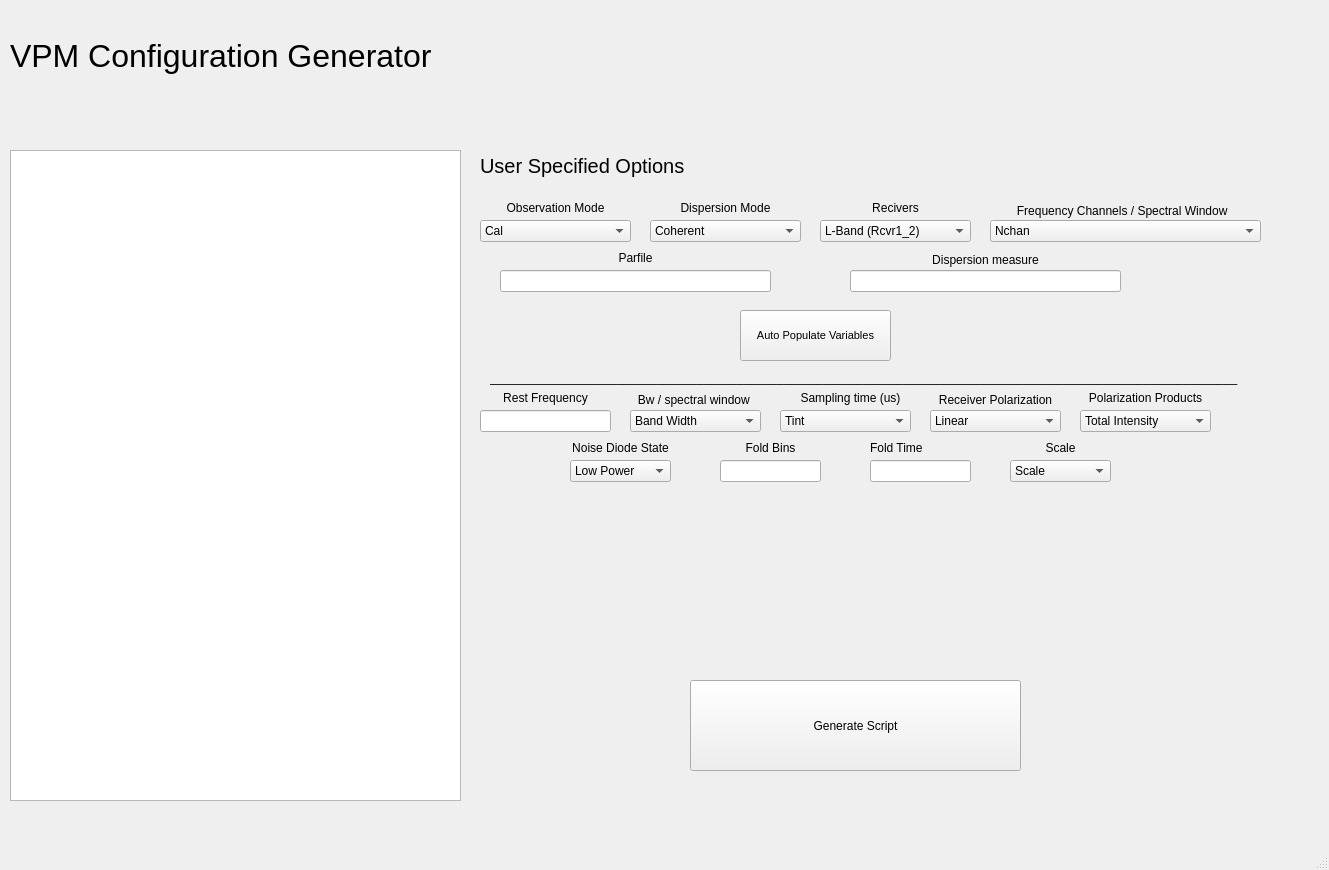
<?xml version="1.0" encoding="UTF-8"?>
<ui version="4.0">
 <class>MainWindow</class>
 <widget class="QMainWindow" name="MainWindow">
  <property name="geometry">
   <rect>
    <x>0</x>
    <y>0</y>
    <width>1329</width>
    <height>870</height>
   </rect>
  </property>
  <property name="windowTitle">
   <string>MainWindow</string>
  </property>
  <widget class="QWidget" name="centralwidget">
   <widget class="QTextBrowser" name="Display_Script">
    <property name="geometry">
     <rect>
      <x>10</x>
      <y>150</y>
      <width>451</width>
      <height>651</height>
     </rect>
    </property>
   </widget>
   <widget class="QLabel" name="label">
    <property name="geometry">
     <rect>
      <x>10</x>
      <y>10</y>
      <width>541</width>
      <height>91</height>
     </rect>
    </property>
    <property name="font">
     <font>
      <pointsize>24</pointsize>
     </font>
    </property>
    <property name="text">
     <string>VPM Configuration Generator </string>
    </property>
   </widget>
   <widget class="QComboBox" name="Dispersion_Mode">
    <property name="geometry">
     <rect>
      <x>650</x>
      <y>220</y>
      <width>151</width>
      <height>22</height>
     </rect>
    </property>
    <item>
     <property name="text">
      <string>Coherent</string>
     </property>
    </item>
    <item>
     <property name="text">
      <string>Incoherent</string>
     </property>
    </item>
    <item>
     <property name="text">
      <string/>
     </property>
    </item>
   </widget>
   <widget class="QLabel" name="label_2">
    <property name="geometry">
     <rect>
      <x>650</x>
      <y>200</y>
      <width>151</width>
      <height>16</height>
     </rect>
    </property>
    <property name="text">
     <string>Dispersion Mode</string>
    </property>
    <property name="alignment">
     <set>Qt::AlignCenter</set>
    </property>
   </widget>
   <widget class="QComboBox" name="Observation_Mode">
    <property name="geometry">
     <rect>
      <x>480</x>
      <y>220</y>
      <width>151</width>
      <height>22</height>
     </rect>
    </property>
    <item>
     <property name="text">
      <string>Cal</string>
     </property>
    </item>
    <item>
     <property name="text">
      <string>Fold</string>
     </property>
    </item>
    <item>
     <property name="text">
      <string>Search</string>
     </property>
    </item>
    <item>
     <property name="text">
      <string>Coherent_Search</string>
     </property>
    </item>
    <item>
     <property name="text">
      <string>Coherent_Fold</string>
     </property>
    </item>
    <item>
     <property name="text">
      <string>Coherent_Cal</string>
     </property>
    </item>
   </widget>
   <widget class="QLabel" name="label_3">
    <property name="geometry">
     <rect>
      <x>480</x>
      <y>200</y>
      <width>151</width>
      <height>16</height>
     </rect>
    </property>
    <property name="text">
     <string>Observation Mode</string>
    </property>
    <property name="alignment">
     <set>Qt::AlignCenter</set>
    </property>
   </widget>
   <widget class="QLabel" name="label_4">
    <property name="geometry">
     <rect>
      <x>1080</x>
      <y>390</y>
      <width>131</width>
      <height>16</height>
     </rect>
    </property>
    <property name="text">
     <string>Polarization Products</string>
    </property>
    <property name="alignment">
     <set>Qt::AlignCenter</set>
    </property>
   </widget>
   <widget class="QComboBox" name="Polarization_Products">
    <property name="geometry">
     <rect>
      <x>1080</x>
      <y>410</y>
      <width>131</width>
      <height>22</height>
     </rect>
    </property>
    <item>
     <property name="text">
      <string>Total Intensity</string>
     </property>
    </item>
    <item>
     <property name="text">
      <string>Full Stokes</string>
     </property>
    </item>
   </widget>
   <widget class="QLabel" name="label_5">
    <property name="geometry">
     <rect>
      <x>570</x>
      <y>440</y>
      <width>101</width>
      <height>16</height>
     </rect>
    </property>
    <property name="text">
     <string>Noise Diode State</string>
    </property>
    <property name="alignment">
     <set>Qt::AlignCenter</set>
    </property>
   </widget>
   <widget class="QComboBox" name="Noise_Diode_State">
    <property name="geometry">
     <rect>
      <x>570</x>
      <y>460</y>
      <width>101</width>
      <height>22</height>
     </rect>
    </property>
    <item>
     <property name="text">
      <string>Low Power</string>
     </property>
    </item>
    <item>
     <property name="text">
      <string>High Power</string>
     </property>
    </item>
    <item>
     <property name="text">
      <string>Off</string>
     </property>
    </item>
   </widget>
   <widget class="QLabel" name="label_6">
    <property name="geometry">
     <rect>
      <x>820</x>
      <y>200</y>
      <width>151</width>
      <height>16</height>
     </rect>
    </property>
    <property name="text">
     <string>Recivers</string>
    </property>
    <property name="alignment">
     <set>Qt::AlignCenter</set>
    </property>
   </widget>
   <widget class="QComboBox" name="Receiver_Names">
    <property name="geometry">
     <rect>
      <x>820</x>
      <y>220</y>
      <width>151</width>
      <height>22</height>
     </rect>
    </property>
    <item>
     <property name="text">
      <string>L-Band (Rcvr1_2)</string>
     </property>
    </item>
    <item>
     <property name="text">
      <string>S-Band (Rcvr2_3)</string>
     </property>
    </item>
    <item>
     <property name="text">
      <string>C-Band (Rcvr4_6)</string>
     </property>
    </item>
    <item>
     <property name="text">
      <string>X-Band (Rcvr8_10)</string>
     </property>
    </item>
   </widget>
   <widget class="QLabel" name="label_7">
    <property name="geometry">
     <rect>
      <x>990</x>
      <y>200</y>
      <width>271</width>
      <height>21</height>
     </rect>
    </property>
    <property name="text">
     <string>Frequency Channels / Spectral Window  </string>
    </property>
    <property name="alignment">
     <set>Qt::AlignCenter</set>
    </property>
   </widget>
   <widget class="QLabel" name="label_8">
    <property name="geometry">
     <rect>
      <x>630</x>
      <y>390</y>
      <width>131</width>
      <height>20</height>
     </rect>
    </property>
    <property name="text">
     <string>Bw / spectral window </string>
    </property>
    <property name="alignment">
     <set>Qt::AlignCenter</set>
    </property>
   </widget>
   <widget class="QLabel" name="label_10">
    <property name="geometry">
     <rect>
      <x>500</x>
      <y>250</y>
      <width>271</width>
      <height>16</height>
     </rect>
    </property>
    <property name="text">
     <string>Parfile</string>
    </property>
    <property name="alignment">
     <set>Qt::AlignCenter</set>
    </property>
   </widget>
   <widget class="QLineEdit" name="Parfile">
    <property name="geometry">
     <rect>
      <x>500</x>
      <y>270</y>
      <width>271</width>
      <height>22</height>
     </rect>
    </property>
   </widget>
   <widget class="QLabel" name="label_11">
    <property name="geometry">
     <rect>
      <x>800</x>
      <y>390</y>
      <width>111</width>
      <height>16</height>
     </rect>
    </property>
    <property name="text">
     <string/>
    </property>
   </widget>
   <widget class="QLabel" name="label_12">
    <property name="geometry">
     <rect>
      <x>780</x>
      <y>390</y>
      <width>141</width>
      <height>16</height>
     </rect>
    </property>
    <property name="text">
     <string>Sampling time (us)</string>
    </property>
    <property name="alignment">
     <set>Qt::AlignCenter</set>
    </property>
   </widget>
   <widget class="QLabel" name="label_13">
    <property name="geometry">
     <rect>
      <x>1010</x>
      <y>440</y>
      <width>101</width>
      <height>16</height>
     </rect>
    </property>
    <property name="text">
     <string>Scale</string>
    </property>
    <property name="alignment">
     <set>Qt::AlignCenter</set>
    </property>
   </widget>
   <widget class="QLabel" name="label_14">
    <property name="geometry">
     <rect>
      <x>720</x>
      <y>440</y>
      <width>101</width>
      <height>16</height>
     </rect>
    </property>
    <property name="text">
     <string>Fold Bins</string>
    </property>
    <property name="alignment">
     <set>Qt::AlignCenter</set>
    </property>
   </widget>
   <widget class="QLineEdit" name="Fold_Bins">
    <property name="geometry">
     <rect>
      <x>720</x>
      <y>460</y>
      <width>101</width>
      <height>22</height>
     </rect>
    </property>
   </widget>
   <widget class="QLabel" name="label_15">
    <property name="geometry">
     <rect>
      <x>870</x>
      <y>440</y>
      <width>101</width>
      <height>16</height>
     </rect>
    </property>
    <property name="text">
     <string>Fold Time</string>
    </property>
   </widget>
   <widget class="QLineEdit" name="Fold_Time">
    <property name="geometry">
     <rect>
      <x>870</x>
      <y>460</y>
      <width>101</width>
      <height>22</height>
     </rect>
    </property>
   </widget>
   <widget class="QPushButton" name="Create_Script">
    <property name="geometry">
     <rect>
      <x>690</x>
      <y>680</y>
      <width>331</width>
      <height>91</height>
     </rect>
    </property>
    <property name="text">
     <string>Generate Script</string>
    </property>
   </widget>
   <widget class="QComboBox" name="Tint">
    <property name="geometry">
     <rect>
      <x>780</x>
      <y>410</y>
      <width>131</width>
      <height>22</height>
     </rect>
    </property>
    <item>
     <property name="text">
      <string>Tint</string>
     </property>
    </item>
    <item>
     <property name="text">
      <string>32</string>
     </property>
    </item>
    <item>
     <property name="text">
      <string>64</string>
     </property>
    </item>
    <item>
     <property name="text">
      <string>128</string>
     </property>
    </item>
    <item>
     <property name="text">
      <string>256</string>
     </property>
    </item>
    <item>
     <property name="text">
      <string>512</string>
     </property>
    </item>
    <item>
     <property name="text">
      <string>1024</string>
     </property>
    </item>
    <item>
     <property name="text">
      <string>2048</string>
     </property>
    </item>
    <item>
     <property name="text">
      <string>4096</string>
     </property>
    </item>
    <item>
     <property name="text">
      <string>8192</string>
     </property>
    </item>
   </widget>
   <widget class="QComboBox" name="Band_Width">
    <property name="geometry">
     <rect>
      <x>630</x>
      <y>410</y>
      <width>131</width>
      <height>22</height>
     </rect>
    </property>
    <item>
     <property name="text">
      <string>Band Width</string>
     </property>
    </item>
    <item>
     <property name="text">
      <string>100</string>
     </property>
    </item>
    <item>
     <property name="text">
      <string>200</string>
     </property>
    </item>
    <item>
     <property name="text">
      <string>800</string>
     </property>
    </item>
    <item>
     <property name="text">
      <string>1500</string>
     </property>
    </item>
   </widget>
   <widget class="QComboBox" name="Nchan">
    <property name="geometry">
     <rect>
      <x>990</x>
      <y>220</y>
      <width>271</width>
      <height>22</height>
     </rect>
    </property>
    <item>
     <property name="text">
      <string>Nchan</string>
     </property>
    </item>
    <item>
     <property name="text">
      <string>32</string>
     </property>
    </item>
    <item>
     <property name="text">
      <string>64</string>
     </property>
    </item>
    <item>
     <property name="text">
      <string>128</string>
     </property>
    </item>
    <item>
     <property name="text">
      <string>256</string>
     </property>
    </item>
    <item>
     <property name="text">
      <string>512</string>
     </property>
    </item>
    <item>
     <property name="text">
      <string>1024</string>
     </property>
    </item>
    <item>
     <property name="text">
      <string>2048</string>
     </property>
    </item>
    <item>
     <property name="text">
      <string>4096</string>
     </property>
    </item>
    <item>
     <property name="text">
      <string>8192</string>
     </property>
    </item>
   </widget>
   <widget class="QComboBox" name="Scale">
    <property name="geometry">
     <rect>
      <x>1010</x>
      <y>460</y>
      <width>101</width>
      <height>22</height>
     </rect>
    </property>
    <item>
     <property name="text">
      <string>Scale</string>
     </property>
    </item>
    <item>
     <property name="text">
      <string>300</string>
     </property>
    </item>
    <item>
     <property name="text">
      <string>450</string>
     </property>
    </item>
    <item>
     <property name="text">
      <string>500</string>
     </property>
    </item>
    <item>
     <property name="text">
      <string>600</string>
     </property>
    </item>
    <item>
     <property name="text">
      <string>675</string>
     </property>
    </item>
    <item>
     <property name="text">
      <string>700</string>
     </property>
    </item>
    <item>
     <property name="text">
      <string>1000</string>
     </property>
    </item>
    <item>
     <property name="text">
      <string>1300</string>
     </property>
    </item>
    <item>
     <property name="text">
      <string>1375</string>
     </property>
    </item>
    <item>
     <property name="text">
      <string>1500</string>
     </property>
    </item>
    <item>
     <property name="text">
      <string>2500</string>
     </property>
    </item>
    <item>
     <property name="text">
      <string>2800</string>
     </property>
    </item>
    <item>
     <property name="text">
      <string>3750</string>
     </property>
    </item>
    <item>
     <property name="text">
      <string>4000</string>
     </property>
    </item>
    <item>
     <property name="text">
      <string>5000</string>
     </property>
    </item>
    <item>
     <property name="text">
      <string>10000</string>
     </property>
    </item>
    <item>
     <property name="text">
      <string>12500</string>
     </property>
    </item>
    <item>
     <property name="text">
      <string>13500</string>
     </property>
    </item>
    <item>
     <property name="text">
      <string>65000</string>
     </property>
    </item>
   </widget>
   <widget class="QLineEdit" name="Rest_Frequency">
    <property name="geometry">
     <rect>
      <x>480</x>
      <y>410</y>
      <width>131</width>
      <height>22</height>
     </rect>
    </property>
   </widget>
   <widget class="QLabel" name="label_16">
    <property name="geometry">
     <rect>
      <x>490</x>
      <y>390</y>
      <width>111</width>
      <height>16</height>
     </rect>
    </property>
    <property name="text">
     <string>Rest Frequency</string>
    </property>
    <property name="alignment">
     <set>Qt::AlignCenter</set>
    </property>
   </widget>
   <widget class="QLabel" name="label_18">
    <property name="geometry">
     <rect>
      <x>930</x>
      <y>390</y>
      <width>131</width>
      <height>20</height>
     </rect>
    </property>
    <property name="text">
     <string>Receiver Polarization</string>
    </property>
    <property name="alignment">
     <set>Qt::AlignCenter</set>
    </property>
   </widget>
   <widget class="QComboBox" name="Polarization">
    <property name="geometry">
     <rect>
      <x>930</x>
      <y>410</y>
      <width>131</width>
      <height>22</height>
     </rect>
    </property>
    <item>
     <property name="text">
      <string>Linear</string>
     </property>
    </item>
    <item>
     <property name="text">
      <string>Circular</string>
     </property>
    </item>
   </widget>
   <widget class="QLabel" name="label_9">
    <property name="geometry">
     <rect>
      <x>490</x>
      <y>370</y>
      <width>791</width>
      <height>16</height>
     </rect>
    </property>
    <property name="text">
     <string>________________________________________________________________________________________________________________</string>
    </property>
   </widget>
   <widget class="QLabel" name="label_17">
    <property name="geometry">
     <rect>
      <x>480</x>
      <y>150</y>
      <width>281</width>
      <height>31</height>
     </rect>
    </property>
    <property name="font">
     <font>
      <pointsize>15</pointsize>
     </font>
    </property>
    <property name="text">
     <string>User Specified Options</string>
    </property>
   </widget>
   <widget class="QLabel" name="label_19">
    <property name="geometry">
     <rect>
      <x>500</x>
      <y>310</y>
      <width>311</width>
      <height>16</height>
     </rect>
    </property>
    <property name="text">
     <string/>
    </property>
   </widget>
   <widget class="QPushButton" name="pushButton">
    <property name="geometry">
     <rect>
      <x>740</x>
      <y>310</y>
      <width>151</width>
      <height>51</height>
     </rect>
    </property>
    <property name="font">
     <font>
      <pointsize>8</pointsize>
     </font>
    </property>
    <property name="text">
     <string>Auto Populate Variables</string>
    </property>
   </widget>
   <widget class="QLabel" name="label_20">
    <property name="geometry">
     <rect>
      <x>850</x>
      <y>250</y>
      <width>271</width>
      <height>20</height>
     </rect>
    </property>
    <property name="text">
     <string>Dispersion measure</string>
    </property>
    <property name="alignment">
     <set>Qt::AlignCenter</set>
    </property>
   </widget>
   <widget class="QLineEdit" name="lineEdit">
    <property name="geometry">
     <rect>
      <x>850</x>
      <y>270</y>
      <width>271</width>
      <height>22</height>
     </rect>
    </property>
   </widget>
  </widget>
  <widget class="QMenuBar" name="menubar">
   <property name="geometry">
    <rect>
     <x>0</x>
     <y>0</y>
     <width>1329</width>
     <height>26</height>
    </rect>
   </property>
  </widget>
  <widget class="QStatusBar" name="statusbar"/>
 </widget>
 <resources/>
 <connections/>
</ui>
